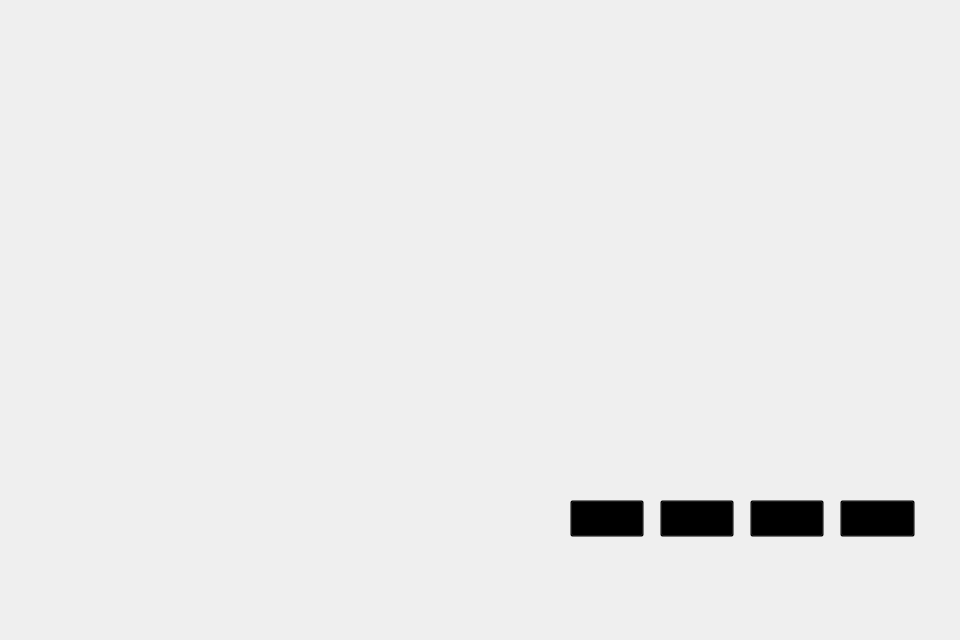
<?xml version="1.0" encoding="UTF-8"?>
<ui version="4.0">
 <class>Battle</class>
 <widget class="QWidget" name="Battle">
  <property name="geometry">
   <rect>
    <x>0</x>
    <y>0</y>
    <width>960</width>
    <height>640</height>
   </rect>
  </property>
  <property name="windowTitle">
   <string>对战</string>
  </property>
  <widget class="QWidget" name="CentralWidget" native="true">
   <property name="geometry">
    <rect>
     <x>0</x>
     <y>0</y>
     <width>960</width>
     <height>640</height>
    </rect>
   </property>
   <widget class="QPushButton" name="BtnStart">
    <property name="geometry">
     <rect>
      <x>570</x>
      <y>500</y>
      <width>74</width>
      <height>37</height>
     </rect>
    </property>
    <property name="styleSheet">
     <string notr="true">QPushButton{
background:transparent no-repeat;
background-image:url(:/images/res/startButton.png);
}
QPushButton:hover{
background:transparent no-repeat;
background-image:url(:/images/res/startButton_h.png)
}</string>
    </property>
    <property name="text">
     <string/>
    </property>
   </widget>
   <widget class="QPushButton" name="BtnBackStep">
    <property name="geometry">
     <rect>
      <x>660</x>
      <y>500</y>
      <width>74</width>
      <height>37</height>
     </rect>
    </property>
    <property name="styleSheet">
     <string notr="true">QPushButton{
background:transparent no-repeat;
background-image:url(:/images/res/backStepButton.png);
}
QPushButton:hover{
background:transparent no-repeat;
background-image:url(:/images/res/backStepButton_h.png)
}</string>
    </property>
   </widget>
   <widget class="QPushButton" name="BtnDraw">
    <property name="geometry">
     <rect>
      <x>750</x>
      <y>500</y>
      <width>74</width>
      <height>37</height>
     </rect>
    </property>
    <property name="styleSheet">
     <string notr="true">QPushButton{
background:transparent no-repeat;
background-image:url(:/images/res/drawButton.png);
}
QPushButton:hover{
background:transparent no-repeat;
background-image:url(:/images/res/drawButton_h.png);
}</string>
    </property>
   </widget>
   <widget class="QPushButton" name="BtnFail">
    <property name="geometry">
     <rect>
      <x>840</x>
      <y>500</y>
      <width>75</width>
      <height>37</height>
     </rect>
    </property>
    <property name="styleSheet">
     <string notr="true">QPushButton{
background:transparent no-repeat;
background-image:url(:/images/res/failButton.png);
}
QPushButton:hover{
background:transparent no-repeat;
background-image:url(:/images/res/failButton_h.png);
}</string>
    </property>
   </widget>
   <widget class="QLabel" name="LabelTotalTime">
    <property name="geometry">
     <rect>
      <x>680</x>
      <y>160</y>
      <width>190</width>
      <height>30</height>
     </rect>
    </property>
    <property name="font">
     <font>
      <family>Adobe Caslon Pro</family>
      <pointsize>16</pointsize>
      <weight>75</weight>
      <bold>true</bold>
     </font>
    </property>
    <property name="mouseTracking">
     <bool>false</bool>
    </property>
    <property name="text">
     <string/>
    </property>
    <property name="alignment">
     <set>Qt::AlignCenter</set>
    </property>
   </widget>
   <widget class="QLabel" name="LabelCurChess">
    <property name="geometry">
     <rect>
      <x>680</x>
      <y>230</y>
      <width>190</width>
      <height>30</height>
     </rect>
    </property>
    <property name="font">
     <font>
      <family>Adobe Caslon Pro</family>
      <pointsize>16</pointsize>
     </font>
    </property>
    <property name="text">
     <string/>
    </property>
    <property name="alignment">
     <set>Qt::AlignCenter</set>
    </property>
   </widget>
   <widget class="QLabel" name="LabelTotalChessNum">
    <property name="geometry">
     <rect>
      <x>700</x>
      <y>300</y>
      <width>171</width>
      <height>30</height>
     </rect>
    </property>
    <property name="font">
     <font>
      <family>Adobe Caslon Pro</family>
      <pointsize>16</pointsize>
     </font>
    </property>
    <property name="text">
     <string/>
    </property>
    <property name="alignment">
     <set>Qt::AlignCenter</set>
    </property>
   </widget>
  </widget>
 </widget>
 <resources/>
 <connections/>
</ui>
